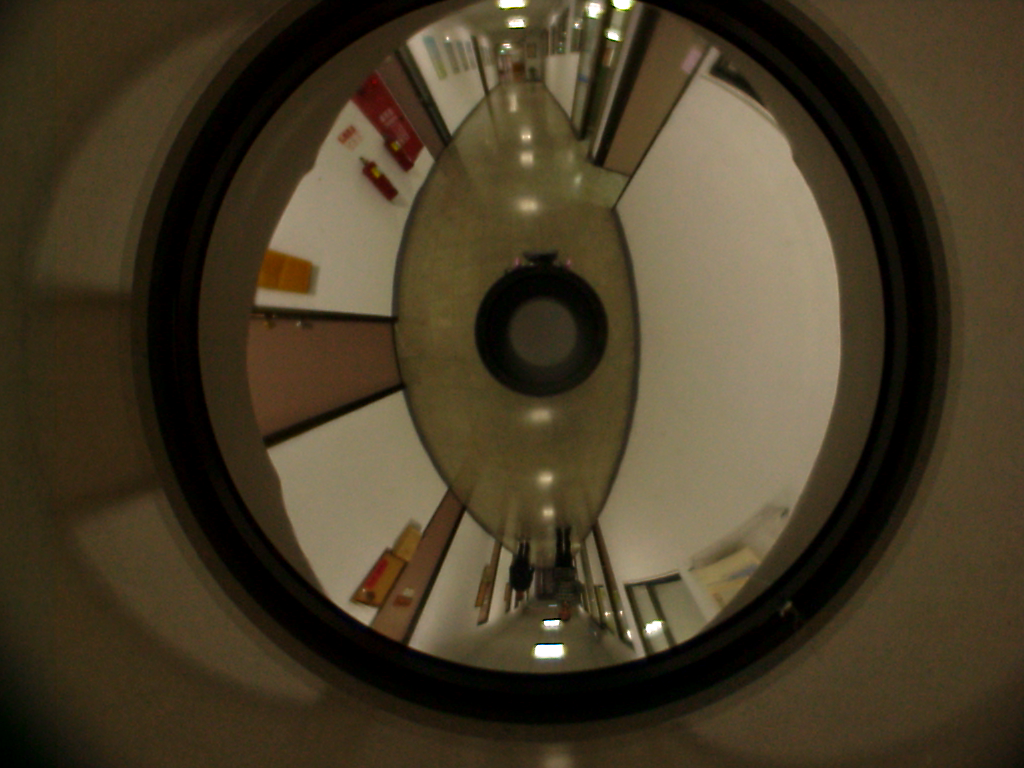
//> input picture hw3/2.bmp, 1024 x 768 px
$ ./main_2D3D   (built with g++ and OpenCV 4)
//> lines starting //> are read from the running program, lines starting //| are printed output that depends on the picture; after the words box and inside, x2 and y2 are one past the last pixel; in counts of white or black regions, pixels touching at a corner belong together
#include	<iostream>
#include	<cv.h>
#include	<highgui.h>
#include	<vector>
#include	<math.h>

using	std::vector;
using	std::string;
using	std::cout;
using	std::endl;

#define		WINDOW_WIDTH	600
#define		WINDOW_HEIGHT	450
#define		WINDOW_X		400
#define		WINDOW_Y		200
#define		WINDOW_X_SHIFT	15
#define		WINDOW_Y_SHIFT	30
#define		ANGLE_RESU		0.1
#define		LINE_TH			30
#define		PI				3.14159265

bool	click_flag = false;
int		center_x = 0;
int		center_y = 0;

void	onMouse(int Event,int x,int y,int flags,void* param)
{
	if(Event==1){
		center_x = x;
		center_y = y;
		click_flag = true;
	}
}
void	ShowImageOnWindow(IplImage* img,string window_name,
						  size_t window_width = WINDOW_WIDTH,
						  size_t window_height = WINDOW_HEIGHT,
						  size_t x = WINDOW_X,size_t y = WINDOW_Y)
{
	//create window
	cvNamedWindow(window_name.c_str(), 0);
	//move window
	cvMoveWindow(window_name.c_str(),x,y);
	//resize window
	cvResizeWindow(window_name.c_str(),window_width,window_height);
	//set mouse call back function
	cvSetMouseCallback(window_name.c_str(),onMouse,NULL);
	//show image
	cvShowImage(window_name.c_str(),img);
	//wait for key
	while(cvWaitKey(10)!=27 && !click_flag);
	click_flag = false;
	cvDestroyAllWindows();
}

int		main()
{
	//LOAD IMAGE
	cout<<"原圖"<<endl;
	cout<<"(滑鼠點擊圖片或按ESC鍵離開)"<<endl;
	IplImage *Image = cvLoadImage("2.bmp");
//> Image is the input picture: 768 rows x 1024 cols, CV_8UC3; mean B, G, R 39, 59.8, 71.1
	ShowImageOnWindow(Image,"Load Image ");
//> the Esc key is pressed
	system("cls");

	//CONVERT TO GRAY IMAGE
	cout<<"灰階圖"<<endl;
	cout<<"(滑鼠點擊圖片或按ESC鍵離開)"<<endl;
	IplImage *gary_image = cvCreateImage(cvGetSize(Image),Image->depth,1);
	cvCvtColor(Image, gary_image, CV_BGR2GRAY);
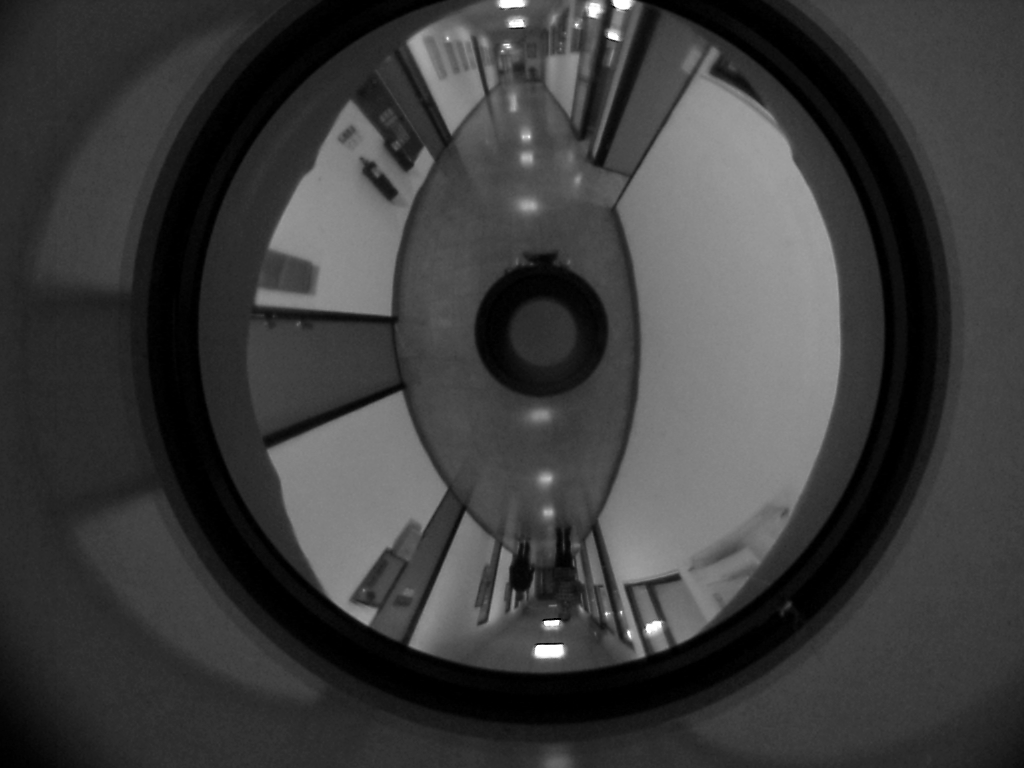
//> gary_image: 768 rows x 1024 cols, CV_8UC1; min 0, max 255, mean 60.8
	ShowImageOnWindow(gary_image,"Gary Image ");
//> the Enter key is pressed
//> the space key is pressed
	system("cls");

	//DETECT EDGE USING CANNY
	cout<<"Canny 邊緣偵測"<<endl;
	cout<<"(滑鼠點擊圖片或按ESC鍵離開)"<<endl;
	IplImage *edge_image = cvCreateImage(cvGetSize(Image),Image->depth,1);
	cvCanny(gary_image,edge_image, 60 , 20, 3 );
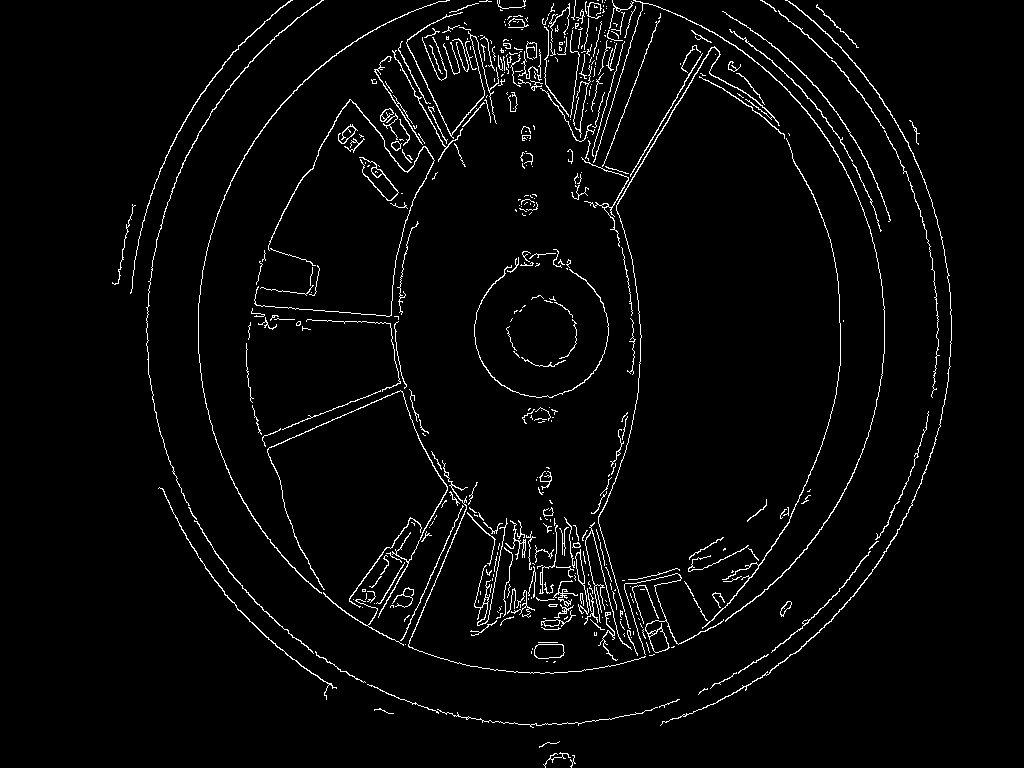
//> edge_image: 768 rows x 1024 cols, CV_8UC1; 3.1% white in thin lines or dots, all inside (x1, y1, x2, y2) = (112, 0, 952, 768)
	ShowImageOnWindow(edge_image,"Edge Image ");
//> the Enter key is pressed
//> the space key is pressed
	system("cls");

	//SMOOTH
	cvSmooth(edge_image,edge_image);
	//ShowImageOnWindow(edge_image,"Smooth Edge Image ");

	//ENFORCE EDGE
	IplImage	*X_Edge		=cvCreateImage(cvGetSize(Image),IPL_DEPTH_16S,1);
	IplImage	*Y_Edge		=cvCreateImage(cvGetSize(Image),IPL_DEPTH_16S,1);
	IplImage	*S_Edge		=cvCreateImage(cvGetSize(Image),IPL_DEPTH_32F,1);
	IplImage	*S_Edge8u	=cvCreateImage(cvGetSize(X_Edge),IPL_DEPTH_8U,1);

	cvSobel(edge_image, X_Edge, 1, 0, 3);
	cvSobel(edge_image, Y_Edge, 0, 1, 3);

	cvPow(X_Edge, X_Edge, 2);
	cvPow(Y_Edge, Y_Edge, 2);
	cvAdd(X_Edge, Y_Edge, Y_Edge);

	cvConvertScale(Y_Edge,S_Edge,1,0);
	cvPow(S_Edge, S_Edge, 0.5);

	cvConvertScaleAbs(S_Edge,S_Edge8u,1,0);
	cvThreshold(edge_image, S_Edge8u, 20, 255,CV_THRESH_BINARY);
	cout<<"強化邊緣"<<endl;
	cout<<"(滑鼠點擊圖片或按ESC鍵離開)"<<endl;
	ShowImageOnWindow(S_Edge8u,"Enforce Edge Image ");
	system("cls");

	//SEARCH LINES
	IplImage	*tar_img = edge_image;
	cout<<"請點選圓心"<<endl;
	ShowImageOnWindow(S_Edge8u,"Target Image");
	//center_x = tar_img->width/2;
	//center_y = tar_img->height/2;
	cout<<"Center: ("<<center_x<<","<<center_y<<")"<<endl;

	vector<vector<int>> Lines;//{start_x,start_y,end_x,end_y}...


	for(double a=0;a<360;a+=ANGLE_RESU){
		int count = 0;
		int	start_x = center_x;
		int	start_y = center_y;

		for(int x=0;x<tar_img->width/2;x++){
			int y = 0;
			int x_shift = 0;
			int y_shift = 0;

			if(a>0 && a<90){
				y = x*tan(a*PI/180);
				x_shift = x;
				y_shift = y;
			}else if(a>90 && a<=180){
				y = x*tan((180-a)*PI/180);
				x_shift = -x;
				y_shift = y;
			}else if(a>180 && a<270){
				y = x*tan((a-180)*PI/180);
				x_shift = -x;
				y_shift = -y;
			}else if(a>270 && a<=360){
				y = x*tan((360-a)*PI/180);
				x_shift = x;
				y_shift = -y;
			}

			int pixel_x = center_x+x_shift;
			int pixel_y = center_y+y_shift;

			if(pixel_x<=tar_img->width && pixel_x>=0 && pixel_y<=tar_img->height && pixel_y>=0){
				int	pixel_value = tar_img->imageData[pixel_x+pixel_y*tar_img->width];

				if(pixel_value>0){
					count++;
					if(count>=LINE_TH){
						vector<int> points;
						points.push_back(start_x);
						points.push_back(start_y);
						points.push_back(pixel_x);//end_x
						points.push_back(pixel_y);//end_y
						Lines.push_back(points);
					}
				}else{
					count = 0;
					start_x = pixel_x;
					start_y = pixel_y;
				}
			}
		}
	}

	for(int i=0;i<Lines.size();i++){
		CvPoint from = cvPoint(Lines[i][0],Lines[i][1]);
		CvPoint end = cvPoint(Lines[i][2],Lines[i][3]);
		cvLine( Image, from, end, CV_RGB( 255, 0, 0 ) ,1);
	}
	cout<<"偵測垂直於地面之直線"<<endl;
	cout<<"(滑鼠點擊圖片或按ESC鍵離開)"<<endl;
	ShowImageOnWindow(Image,"Final Result");

	//release
	cvReleaseImage(&Image);
	cvReleaseImage(&gary_image);
	cvReleaseImage(&edge_image);
	cvReleaseImage(&X_Edge);
	cvReleaseImage(&Y_Edge);
	cvReleaseImage(&S_Edge);
	cvReleaseImage(&S_Edge8u);
	cvDestroyAllWindows();

	return	0;
}

$ run again, with hw3/1.bmp copied over hw3/2.bmp
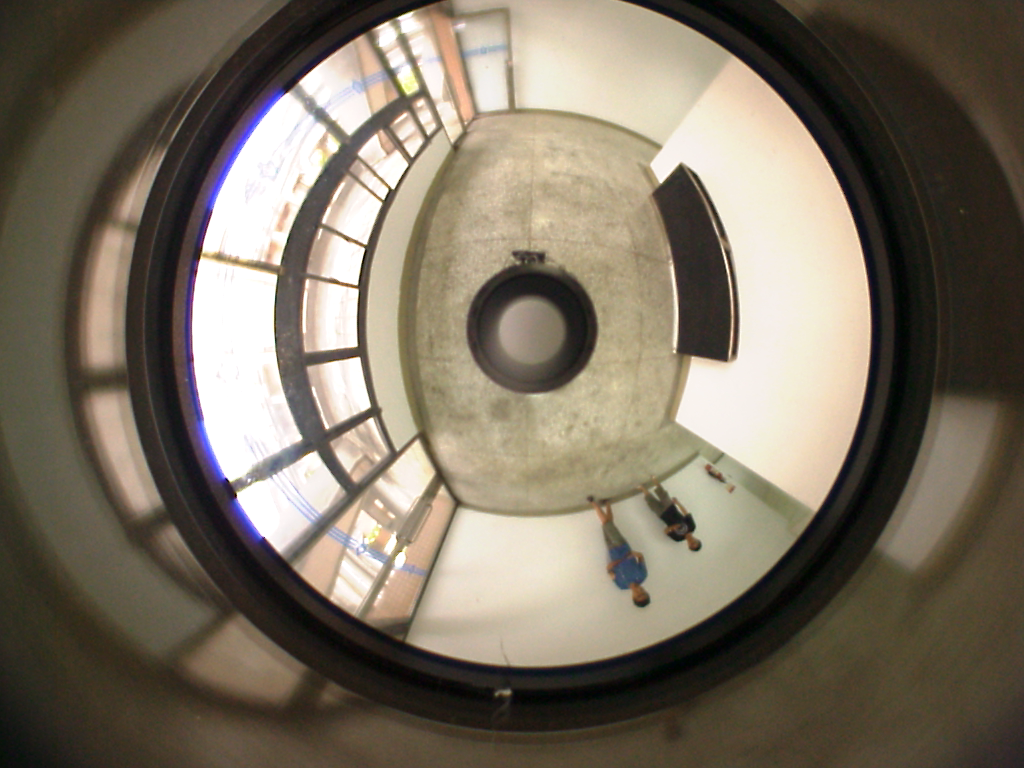
//> input picture hw3/1.bmp, 1024 x 768 px
//> Image is the input picture: 768 rows x 1024 cols, CV_8UC3; mean B, G, R 98.6, 113.7, 123.3
//> `cvCvtColor(Image, gary_image, CV_BGR2GRAY);`:
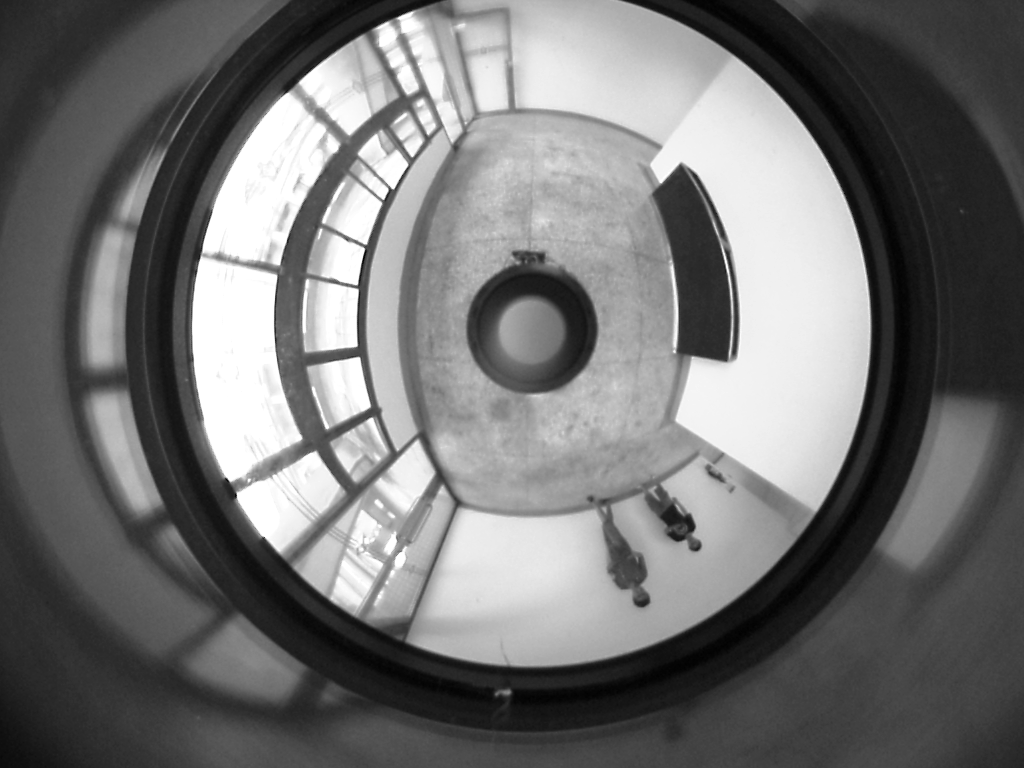
//> gary_image: 768 rows x 1024 cols, CV_8UC1; min 0, max 255, mean 114.8
//> `cvCanny(gary_image,edge_image, 60 , 20, 3 );`:
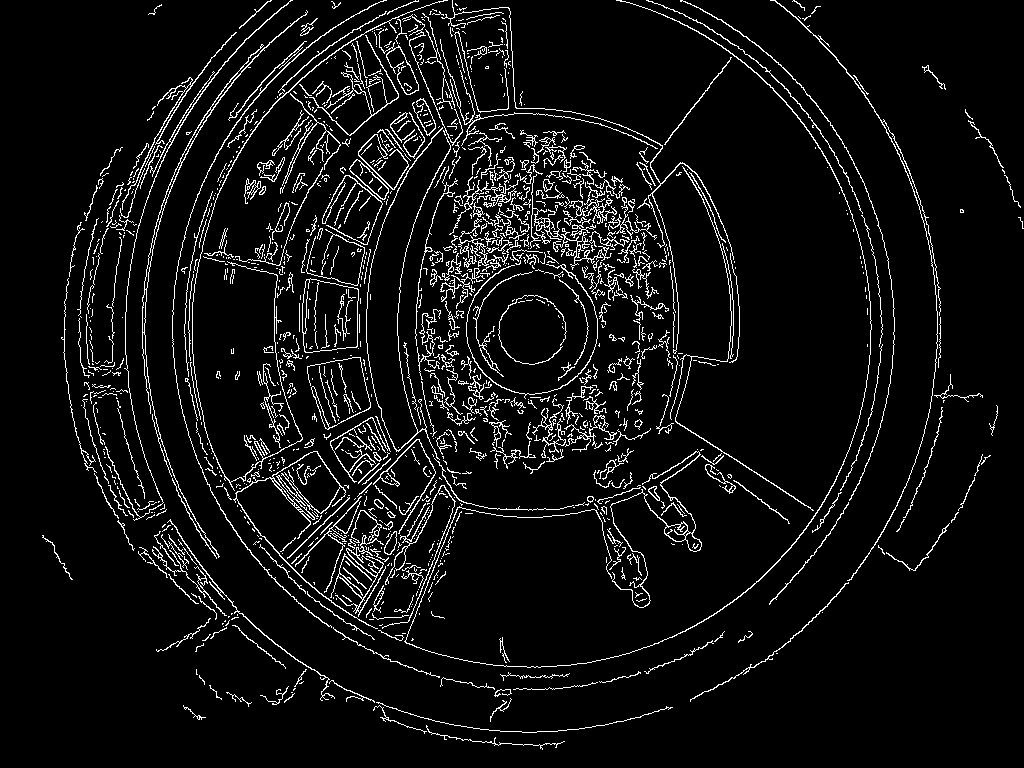
//> edge_image: 768 rows x 1024 cols, CV_8UC1; 6.3% white in thin lines or dots
